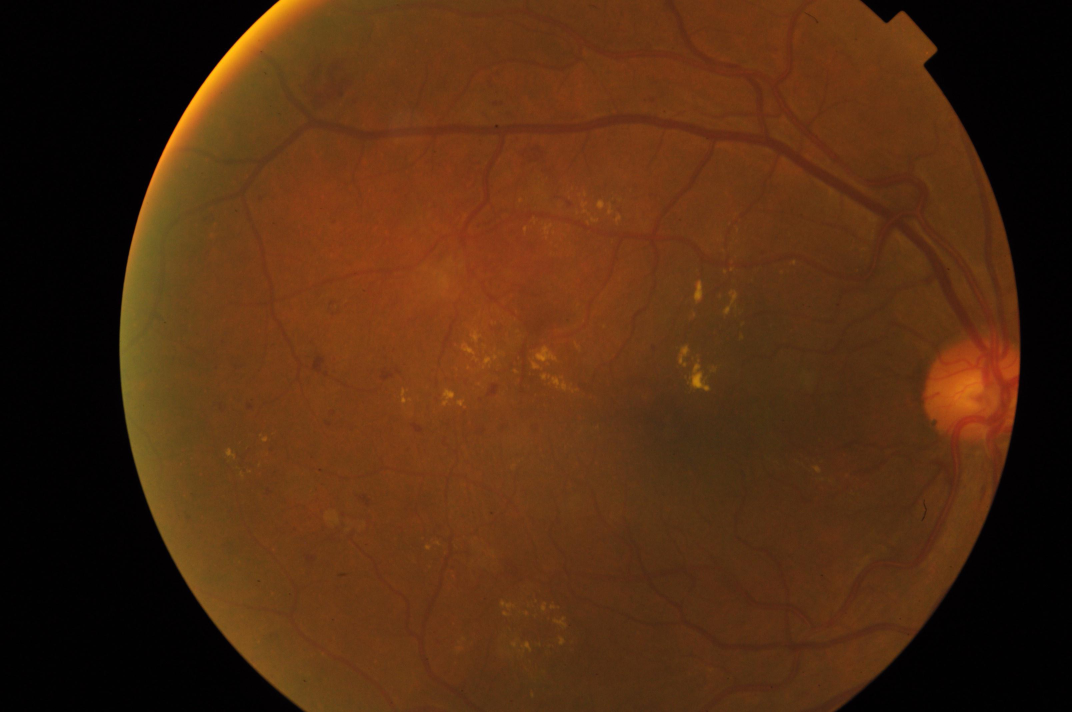
#> input picture Diagnosis of Diabetic Retinopathy Segmentation/train_images/000c1434d8d7.png, 3216 x 2136 px, found by its file name (shown at 1/3 size); its folder holds 4 pictures in this run
$ python diabetic_retinopathy_segmentation.py
#> lines starting #> are read from the running program, lines starting #| are printed output that depends on the picture
# -*- coding: utf-8 -*-
"""
Created on Sat Jan  1 13:55:19 2022

@author: cinar
"""

#%%

import cv2
import pandas as pd
import numpy as np
import matplotlib.pyplot as plt
import os


#%%

"""
path'i kendi dosya konumuna göre ayarlayınız!!!
"""
path="C:\\Users\\cinar\\Desktop\\github repo\\image_processing\\Diagnosis of Diabetic Retinopathy Segmentation\\"

df=pd.read_csv(path+"train.csv",sep=",")
#> (reads Diagnosis of Diabetic Retinopathy Segmentation/train.csv from the repository)


df.head()
df.info()

df["diagnosis"].hist()

df["diagnosis"].value_counts()


#%% Görüntüleri okuma işlemi

files=os.listdir(path+"train_images/")
files

len(files)

img_list=[]


for i in files[0:20]:

    image=cv2.imread("train_images\\"+i)
#> image is the input picture: shape (2136, 3216, 3); mean B, G, R 16.4, 43.2, 80.7
    image=cv2.resize(image,(400,400))
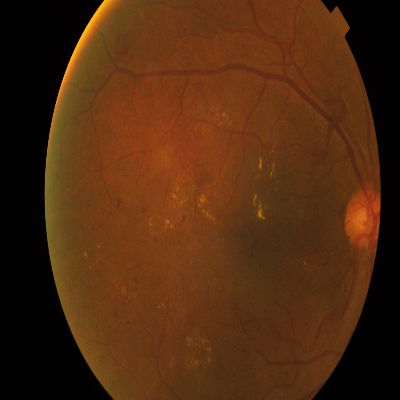
#> image: shape (400, 400, 3); mean B, G, R 16.3, 43.1, 80.7
    image=cv2.cvtColor(image,cv2.COLOR_BGR2RGB)
    img_list.append(image)
#> pass 2 of the loop `for i in files[0:20]:`:
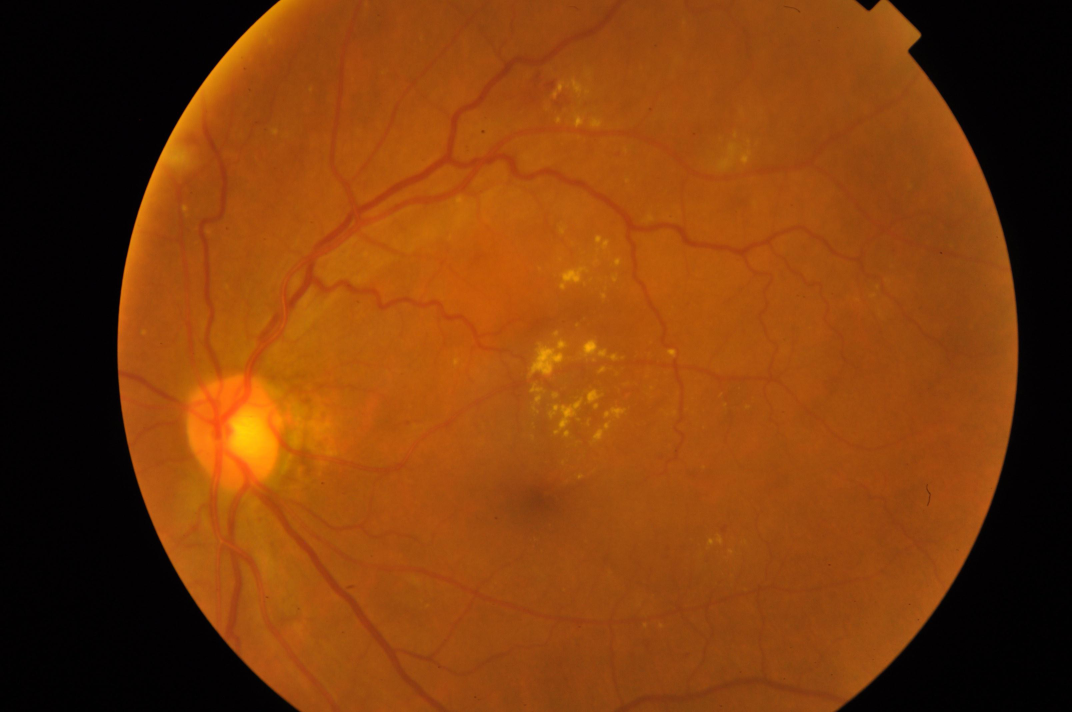
#> input picture Diagnosis of Diabetic Retinopathy Segmentation/train_images/00a8624548a9.png, 3216 x 2136 px, found by its file name (shown at 1/3 size)
#> image is the input picture: shape (2136, 3216, 3); mean B, G, R 11.2, 60.1, 125.7
#> `image=cv2.resize(image,(400,400))`:
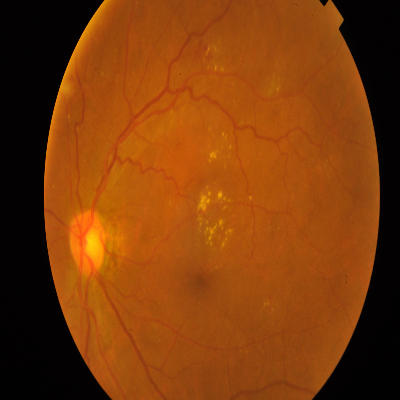
#> image: shape (400, 400, 3); mean B, G, R 11.1, 60, 125.6
#> pass 3 of the loop `for i in files[0:20]:`:
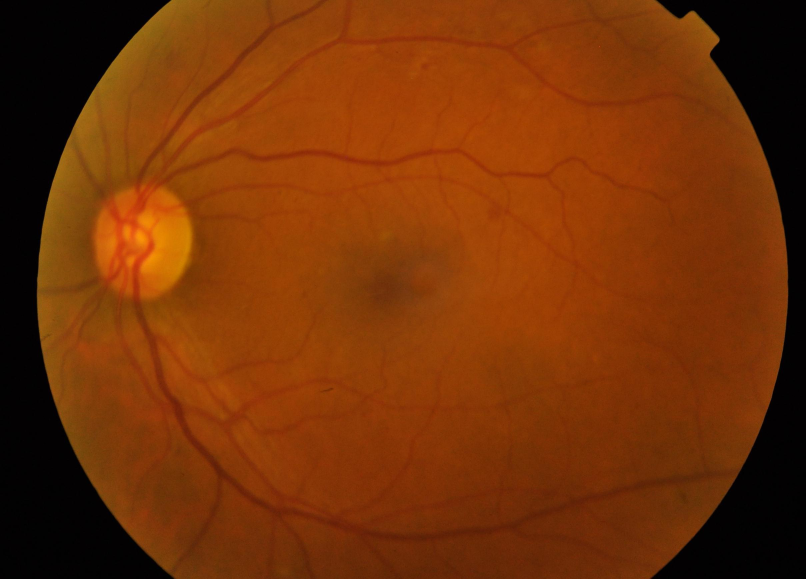
#> input picture Diagnosis of Diabetic Retinopathy Segmentation/train_images/00cb6555d108.png, 2416 x 1736 px, found by its file name (shown at 1/3 size)
#> image is the input picture: shape (1736, 2416, 3); mean B, G, R 6.6, 50.4, 117
#> `image=cv2.resize(image,(400,400))`:
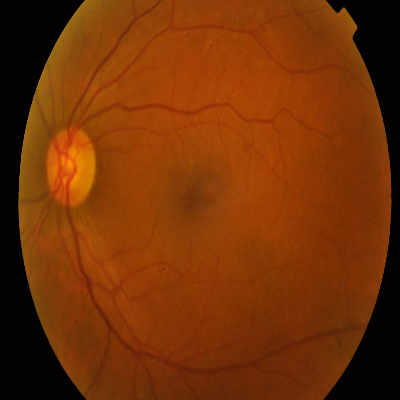
#> image: shape (400, 400, 3); mean B, G, R 6.5, 50.4, 116.9
#> the loop made 4 passes; the first 3 are shown


len(img_list)


plt.figure(figsize=(6,8))
plt.imshow(img_list[0])
plt.title("Ağrılı nurullah")


#%% Ön İşleme Gaussian Blur


#> (the run stopped early here; a loop or call above may not have finished)
